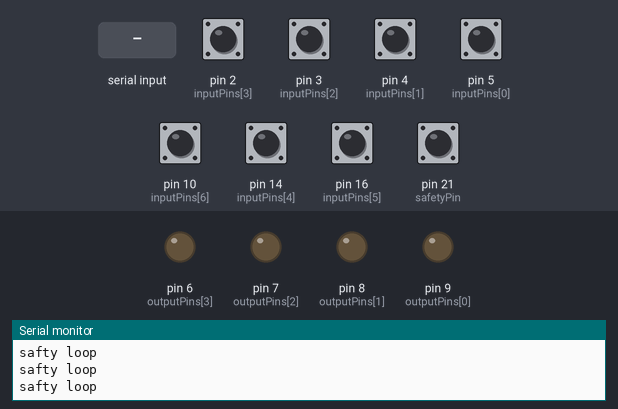
A sketch run on a simulated Arduino Leonardo, built with avr-gcc and run on an emulated ATmega32U4. Parts: output pins drawn as LEDs (lit = HIGH), the last lines printed to the serial monitor. Inputs (shaded band) come from the test bench; at power-on: pin 2 (inputPins[3]), pin 3 (inputPins[2]), pin 4 (inputPins[1]), pin 5 (inputPins[0]), pin 10 (inputPins[6]), pin 14 (inputPins[4]), pin 16 (inputPins[5]), pin 21 (safetyPin) HIGH. USB keyboard and mouse output is not drawn.

Above: at 0.8 s.
0.9 s: pin 21 (safetyPin) pulled LOW for 0.15 s
At 2.1 s:
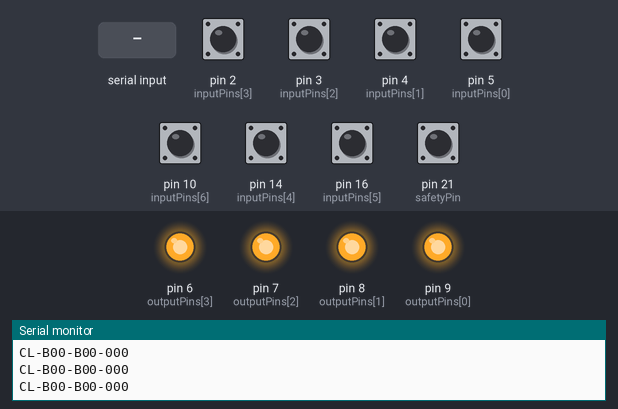
2.5 s: "1\n" received over Serial
At 5.2 s:
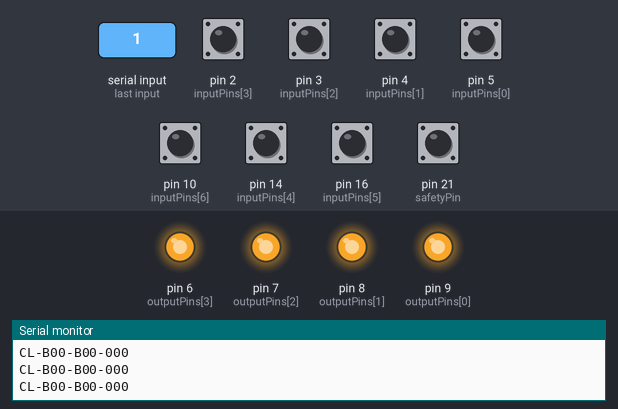
5.5 s: "0\n" received over Serial
At 6.4 s:
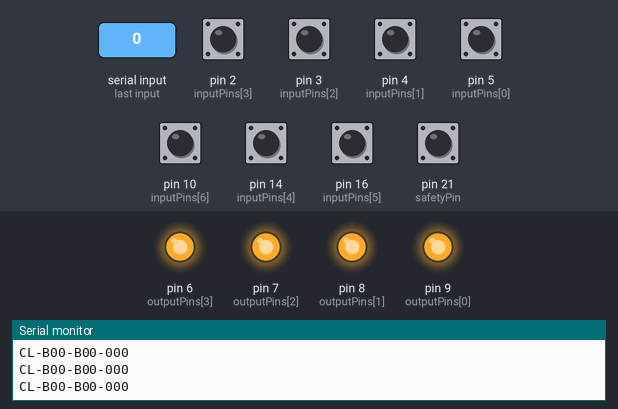
Timing chart, 0 to 9.0 s (numbered marks = the images above; inputs shaded):
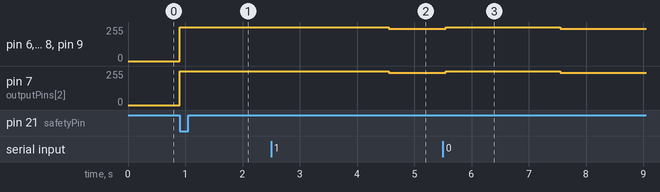

The sketch:

CL-B00-B00-000.ino
```cpp
#include <Keyboard.h>
#include <Mouse.h>


#define safetyPin 21  //SAFETY: connect pin 21 to GND

const byte inputPins[] = {5,4,3,2,14,16,10};    //declaring inputs and outputs for buttonts
const byte outputPins[] = {9,8,7,6};
const byte inputPins_count = 7;
const byte outputPins_count = 4;

const byte buttonMap[4][7] = {{99,  8,    4,   0,   16,   15,   99},      // button layout for left side
                              {12,  9,    5,   1,   19,   18,   17},
                              {13,  10,   6,   2,   22,   21,   20},
                              {14,  11,   7,   3,   24,   23,   99}};     // case 99 will never happen

bool EventRunning[36] = {false,false,false,false,false,false,false,false,false,false,
                          false,false,false,false,false,false,false,false,false,false,
                          false,false,false,false,false,false,false,false,false,false,
                          false,false,false,false,false,false};
byte o;
byte i;
byte eventIndex;

const String catVersion = "CL-B00-B00-000";   // Serial Communication
String inBytes;
String eventSet[36];
String transientEvent;
char eventComponent;

const char strEnder = 0xfa;
const char delimiter = 0xff;
const char mouseClickLeft = 0xfe;
const char mouseClickRight = 0xfc;
const char mouseClickMiddle = 0xfd;

int inBL;
int b;
int a;
byte eL;
byte eIndex;

int k;  //loop variable for subfunctions

const char ctrl = 0x80;
byte ctrl_pressed = 255;

const char shift = 0x81;
byte shift_pressed = 255;
const char d = 0x64;


void setup() {
  pinMode(safetyPin,INPUT);       //running the SAFETY-loop as long pin 21 is disconnected from GND
  digitalWrite(safetyPin,HIGH);
  while (digitalRead(safetyPin)){
    Serial.println("safty loop");
    delay(5);
  }
  for(byte j=0; j<outputPins_count; j++){    //declaring the outputpins
    pinMode(outputPins[j],OUTPUT);
    digitalWrite(outputPins[j],HIGH);
  }
  for(byte j=0; j<inputPins_count; j++){     //declaring the inputpins
    pinMode(inputPins[j],INPUT_PULLUP);
  }


  Keyboard.begin();

  while (Serial.available() == 0)  {  Serial.println(catVersion);   delay(10);  }


}


void loop() {

  ReadSerialcomm();

  ButtonRun();

}


void ReadSerialcomm(){

  if (Serial.available() > 0){

      inBytes = Serial.readStringUntil(strEnder);
      delay(1000);

//      Serial.println(inBytes);

      inBL = inBytes.length();
      b=0;
      a=0;
      eIndex=0;


      for(b; b < inBL; b++) {
          if (inBytes[b] == delimiter){


//              Serial.print(eIndex);

              eventSet[eIndex] = inBytes.substring(a,b);
//              Serial.print("  ");
//              Serial.println(eventSet[eIndex]);
              a = b+1;
              eIndex++;
           }
      }
  }
}


void ButtonRun(){
  for (o=0; o<outputPins_count; o++){                  //looping through Outputpins and setting one at a time to LOW
      digitalWrite(outputPins[o],LOW);
      delayMicroseconds(5);

      for(i=0; i<inputPins_count; i++){                // looping through Inputpins and checking for the LOW

          eventIndex = buttonMap[o][i];

          if(digitalRead(inputPins[i]) == LOW){
            pressEventSet(eventIndex);
          }
          else {
            releaseEventSet(eventIndex);
          }


      }
    digitalWrite(outputPins[o],HIGH);              //setting the Outputpin back to HIGH
    delayMicroseconds(500);

  }
}
void pressEventSet(byte index){

  if (EventRunning[index] == false){

    transientEvent = eventSet[index];
    eL = transientEvent.length();

    for(k=0; k < eL; k++){

        eventComponent = transientEvent[k];

        if(eventComponent == mouseClickLeft){
            Mouse.press(MOUSE_LEFT);
        }
        else if(eventComponent == mouseClickMiddle){
            Mouse.press(MOUSE_MIDDLE);
        }
        else if(eventComponent == mouseClickRight){
            Mouse.press(MOUSE_RIGHT);
        }
        else{
            Keyboard.press(eventComponent);
            if(eventComponent == ctrl){
              ctrl_pressed = index;
//              Serial.println("ctrl pressed");
            }
            if(eventComponent == shift){
              shift_pressed = index;
//              Serial.println("shift pressed");
            }
        }
    }
//    printButtonEvent(index);           // function for serial print of buttons
    EventRunning[index] = true;
  }
  else{
    //do nothing
//    printButtonEvent(index);  // function for serial print of buttons
  }
}
void releaseEventSet(byte index){

    transientEvent = eventSet[index];
    eL = transientEvent.length();

    for(k=0; k < eL; k++){

        eventComponent = transientEvent[k];

        if(eventComponent == mouseClickLeft){
            Mouse.release(MOUSE_LEFT);
        }
        else if(eventComponent == mouseClickMiddle){
            Mouse.release(MOUSE_MIDDLE);
        }
        else if(eventComponent == mouseClickRight){
            Mouse.release(MOUSE_RIGHT);
        }
        else if(eventComponent == ctrl && index == ctrl_pressed){
            Keyboard.release(eventComponent);
            ctrl_pressed = 255;
        }
        else if(eventComponent == shift && index == shift_pressed){
            Keyboard.release(eventComponent);
            shift_pressed = 255;
        }
        else{
            Keyboard.release(eventComponent);
        }
    }

  EventRunning[index] = false;
}
void printButtonEvent(byte index){
  Serial.print("i ");
  Serial.print(index);
  Serial.print("\tpressed ");
  Serial.print(EventRunning[index]);
  Serial.println();
}
```

Measured:
- after the input at 0.9 s, pin 6 (outputPins[3]), pin 7 (outputPins[2]), pin 8 (outputPins[1]), pin 9 (outputPins[0]): 0/255 → 255/255 at once
- after the input at 2.5 s, pin 6 (outputPins[3]), pin 8 (outputPins[1]), pin 9 (outputPins[0]): 255/255 → 241/255 after 2.1 s; pin 7 (outputPins[2]): 255/255 → 242/255 after 2.1 s
- after the input at 5.5 s, pin 6 (outputPins[3]), pin 8 (outputPins[1]), pin 9 (outputPins[0]): 241/255 → 255/255 after 0.05 s, → 241/255 2.0 s later; pin 7 (outputPins[2]): 242/255 → 255/255 after 0.05 s, → 242/255 2.0 s later
